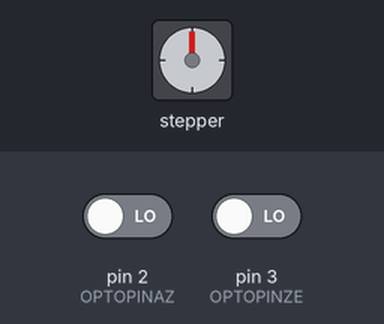
Simulated run of this sketch. Board: Arduino Uno, built with avr-gcc and run on an emulated ATmega328P. On the bench: stepper motor. Wiring (inferred from the names in the program): stepper motor (200 steps per turn assumed): coils pin 4, pin 5, pin 6, pin 7; DS1307 clock at I2C address 0x68. Inputs (shaded band) come from the test bench; at power-on: pin 2 (OPTOPINAZ) LOW, pin 3 (OPTOPINZE) LOW. The local clock reads 2024-03-15 10:24:30 at power-on unless the sketch sets it; what the sketch prints to the serial monitor is not drawn.

Above: at 0.8 s.
0.9 s: pin 2 (OPTOPINAZ) driven HIGH and pin 3 (OPTOPINZE) driven HIGH
Timing chart, 0 to 23.7 s (numbered marks = the images above; inputs shaded):
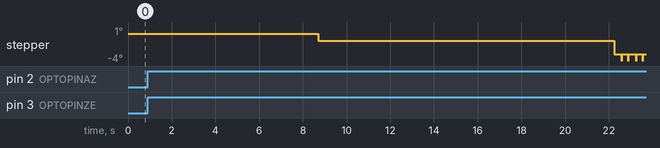

Measured:
- after the input at 0.9 s, stepper: 0° → -1° after 7.8 s, then repeats every 0.64 s: -3° 0.33 s, -4° 0.01 s, -3° 0.29 s, -4° 0.01 s

The sketch:

Trevors_Code.ino
```cpp
#include <Wire.h>
//Define Pins
#define OPTOPINAZ 2 //Optical Sensor Azimuth
#define OPTOPINZE 3 //Optical Sensor Zenith
#define MOTZECWCCW 5 //Motor Zenith Direction
#define MOTZECLK 4 //Motor Zenith Pulse
#define MOTAZCWCCW 7 //Motor Azimuth Direction
#define MOTAZCLK 6 //Motor Aziumuth Pulse
//Constants
#define ASCIIZERO 48 // '0' = 48
#define pi 3.1415926535897932384
#define twoPI (2.0*pi)
#define rad (pi/180.0)
#define dEarthRadius 6371.01 // in km
#define dAstroUnit 149597890 // in km
//Paramaters
#define MAXAZHOMESTEP 7200 // 1 Rev * 200 Steps / rev * 20:1 worm
#define MAXZEHOMESTEP 4000 // 0.5 Rev * 200 Steps / rev * 5.5:1 gear
#define ANGLEAZHOME 22.5 // AZ home position = East = +90 degrees
#define ANGLEZEHOME 0 // ZE home position = Horizon = +90 degrees
#define STEPDLY 2 //Default 5
#define StepDelayHomeAZ 1
#define StepDelayHomeZE 5
#define StepDelayMoveAZ 3
#define StepDelayMoveZE 10
#define STEPSPERDEGAZ 20.0 // 1.8 deg per step and 36:1 reduction worm gear for Azimuth
#define STEPSPERDEGZE 22.22 // 1.8 deg per step and 5.5:1 gear reduction for Zenith
#define NormalControlFrequency 10000
#define DebugControlFrequency 100
#define DebugMultiplier 30
//Initialize structures
struct cTime {
	int iYear;
	int iMonth;
	int iDay;
	double dHours;
	double dMinutes;
	double dSeconds;
};
struct cLocation {
	double dLongitude;
	double dLatitude;
};
struct cSphereCoordinates {
	double dZenithAngle;
	double dAzimuth;
};
//Initialize Variables
int iErrorAZFlag; // error flag homing AZ
int iErrorZEFlag; // error flag homing ZE
double dAngleAZ; //Current AngleAZ
double dAngleZE; //Current AngleZE
int iDeltaStepsAZ;
int iDeltaStepsZE;
int Mode = 0;
const double MCMASTERLATITUDE = 43.260181;
const double MCMASTERLONGITUDE = -79.920892;
int ControlFrequency = NormalControlFrequency;
struct cTime utcTime;
struct cLocation utcLocation;
struct cSphereCoordinates utcSunCoordinates;
struct cSphereCoordinates utcTargetCoordinates;
struct cSphereCoordinates utcHelioCoordinates;

void setup()
{
// setup serial communication
	Serial.begin(9600);
	Wire.begin();
	Serial.println("SolarTracker");
	Serial.println("Serial Connection initalized");
	Serial.println("");
//Setup I/O
	pinMode(MOTAZCWCCW, OUTPUT); // AZ motor
	pinMode(MOTAZCLK, OUTPUT);
	pinMode(OPTOPINAZ, INPUT); // opto slot sensor AZ
	pinMode(MOTZECWCCW, OUTPUT); // EL motor
	pinMode(MOTZECLK, OUTPUT);
	pinMode(OPTOPINZE, INPUT); // opto slot sensor ZE
//Set Coordinates
	utcLocation.dLatitude = MCMASTERLATITUDE;
	utcLocation.dLongitude = MCMASTERLONGITUDE;
	Serial.println("Location: McMaster University, Hamilton, ON");
	Serial.print(" Latitude (Degrees): "); Serial.println(utcLocation.dLatitude);
	Serial.print(" Longitude (Degrees): "); Serial.println(utcLocation.dLongitude);
//Set time
//setTime();

// home the AZ stepper by looking for blocked opto slot, when home = East = 90 degrees = 1800 steps
	homeAzimuth();
// home the Zenith stepper
homeZenith();
//Init Time
	getCurrentTime();
	setDebugMode();
	Mode = 1;
} // end setup()
void loop() {
	if (iErrorAZFlag || iErrorZEFlag) {
		Serial.println("One of the stages failed to home");
	}
	else {
		getCurrentTime();
		Tracking();
	}
	delay(ControlFrequency);
}
void setDebugMode() {
  Mode = 1;
  ControlFrequency = DebugControlFrequency;
  utcTime.dMinutes = 0x00;
  utcTime.dHours = 0x00;
  utcTime.dSeconds = 0x00;
  utcTime.iDay = 0x1E;
  utcTime.iMonth = 0x0B;
  utcTime.iYear = 0x11;
}
void setTime() {
// set the time - below corresponds to Monday, August 19, 2013, 17:40 UTC (1:40pm DST in Hamilton)
	Serial.println("Set time ");
	Wire.beginTransmission(0x68);
	Wire.write(0); // point to address of the timekeeping registers
	Wire.write(0x00); // set seconds
	Wire.write(0x37); // set minutes
	Wire.write(0x80 | 0x15); // set hours 24 mode
	Wire.write(0x03); // day of week
	Wire.write(0x21); // date
	Wire.write(0x11); // month
	Wire.write(0x15); // year 00-00
	Wire.write(0x10); // provide 1 Hz square wave on pin 7
	Wire.endTransmission();
}
void homeAzimuth() {
// Serial.println("Homing the Azimuth-tracking stage to 90 degrees (East of North)");
	digitalWrite(MOTAZCWCCW, HIGH); // always go home CCW = HIGH
	for (int iCount = 0; iCount <= MAXAZHOMESTEP; iCount++)
	{
		if (digitalRead(OPTOPINAZ)) {
//Serial.println("Azimuth-tracking stage home");
			dAngleAZ = ANGLEAZHOME;
			iErrorAZFlag = 0;
			break; // HIGH is blocked (home)
		}
//Take a step
		digitalWrite(MOTAZCLK, HIGH); // STEP 1.8 DEG (with 36 reduction = 0.05 deg)
		delay(StepDelayHomeAZ);
		digitalWrite(MOTAZCLK, LOW);
		delay(StepDelayHomeAZ);
		if (iCount == MAXAZHOMESTEP) {
			iErrorAZFlag = 1;
			Serial.println("Azimuth-tracking stage didn't get home");
		}
	}
}
void homeZenith() {
//Serial.println("Homing the Zenith-tracking stage to 90 degrees (Horizon)");
	digitalWrite(MOTZECWCCW, LOW); // always go home CW = LOW
	for (int iCount = 0; iCount <= MAXZEHOMESTEP; iCount++)
	{
		if (digitalRead(OPTOPINZE)) {
//Serial.println("Zenith-tracking stage home");
			dAngleZE = ANGLEZEHOME;
			iErrorZEFlag = 0;
			break;
		}
//Take a step
		digitalWrite(MOTZECLK, HIGH);
		delay(StepDelayHomeZE);
		digitalWrite(MOTZECLK, LOW);
		delay(StepDelayHomeZE);
		if (iCount == MAXZEHOMESTEP) {
			iErrorZEFlag = 1;
			Serial.println("Zenith-tracking stage didn't get home");
		}
	}
}
byte convertHEX(byte value) {
//This works for decimal 0-99
	return ((value / 16 * 10) + (value % 16));
} // end convertHEX
void getCurrentTime() {
	if (Mode) {
		Serial.println("Debug Mode");
		utcTime.dMinutes += DebugMultiplier;
		if (utcTime.dMinutes > 59) {
			utcTime.dMinutes -= 60;
			utcTime.dHours++;
		}
		if (utcTime.dHours > 23) {
			utcTime.dHours -= 24;
			utcTime.iDay++;
		}
	}
	else {
		Serial.println("Normal Mode");
		Wire.beginTransmission(0x68);
		Wire.write(0); // point to address of the timekeeping registers
		Wire.endTransmission();
		Wire.requestFrom(0x68, 7); // request 7 bytes from DS1307
		utcTime.dSeconds = convertHEX(Wire.read());
		utcTime.dMinutes = convertHEX(Wire.read());
		utcTime.dHours = convertHEX(Wire.read());
		Wire.read(); // disregard the day of the week
		utcTime.iDay = convertHEX(Wire.read());
		utcTime.iMonth = convertHEX(Wire.read());
		utcTime.iYear = 2000 + convertHEX(Wire.read());
	}
	Serial.println("-----------------------------------------------------");
	Serial.println("Universal Coordinate Time");
	Serial.print(" Time (Hh:Mm:Ss): ");
	if ((int)utcTime.dHours < 10) Serial.print("0");
	Serial.print((int)utcTime.dHours, DEC);
	Serial.print(":");
	if ((int)utcTime.dMinutes < 10) Serial.print("0");
	Serial.print((int)utcTime.dMinutes, DEC);
	Serial.print(":");
	if (utcTime.dSeconds < 10) Serial.print("0");
	Serial.println((int)utcTime.dSeconds, DEC);
	Serial.print(" Date (Dd/Mm/YYYY) ");
	if (utcTime.iDay < 10) Serial.print("0");
	Serial.print(utcTime.iDay, DEC);
	Serial.print("/");
	if (utcTime.iMonth < 10) Serial.print("0");
	Serial.print(utcTime.iMonth, DEC);
	Serial.print("/");
	if (utcTime.iYear < 10) Serial.print("0");
	Serial.println(utcTime.iYear, DEC);
	Serial.println("");
} // end getCurrentTime()
void Tracking() {
	SunPos(utcTime, utcLocation, &utcSunCoordinates); // get the solar vector
	Serial.println("Solar Vector:");
	Serial.print(" Azimuth = "); Serial.println(utcSunCoordinates.dAzimuth);
	Serial.print(" Zenith = "); Serial.println(utcSunCoordinates.dZenithAngle);
	if (utcSunCoordinates.dZenithAngle > 80.0)
	{
		Serial.println(" The sun has set - no update");
		homeAzimuth();
		homeZenith();
	}
	else
	{
		iDeltaStepsAZ = (int)((utcSunCoordinates.dAzimuth - dAngleAZ) * STEPSPERDEGAZ);
		Serial.print(" iDeltaStepsAZ= "); Serial.println(iDeltaStepsAZ);
		MoveMotorAZ(iDeltaStepsAZ);
		iDeltaStepsZE = (int)((utcSunCoordinates.dZenithAngle - dAngleZE) * STEPSPERDEGZE);
		Serial.print(" iDeltaStepsZE= "); Serial.println(iDeltaStepsZE);
		MoveMotorZE(iDeltaStepsZE);
	}
}
void MoveMotorAZ(int iDeltaStepsAZ) {
	int iCount;
//Serial.print("Moving Azimuth motor this many steps: ");
//Serial.println(iDeltaStepsAZ);
	if (iDeltaStepsAZ == 0)
	{
		return;
	} // end if
	if (iDeltaStepsAZ > 0)
	{
		digitalWrite(MOTAZCWCCW, LOW); // positive CW = LOW
	}
	else
	{
		iDeltaStepsAZ = -iDeltaStepsAZ;
		digitalWrite(MOTAZCWCCW, HIGH); // negative CCW = HIGH
	} // end if
	delay(10);
	for (iCount = 0; iCount < iDeltaStepsAZ; iCount++)
	{
		digitalWrite(MOTAZCLK, HIGH); // STEP 1.8 DEG (with 36 reduction = 0.05 deg)
		delay(StepDelayMoveAZ);
		digitalWrite(MOTAZCLK, LOW);
		delay(StepDelayMoveAZ);
	}
	dAngleAZ = utcSunCoordinates.dAzimuth;
} // end MoveMotorAZ()
void MoveMotorZE(int iDeltaStepsZE) {
	int iCount;
//Serial.print("Moving Zenith motor this many steps: ");
//Serial.println(iDeltaStepsZE);
	if (iDeltaStepsZE == 0) {
		return;
	} // end if
	if (iDeltaStepsZE > 0) {
		digitalWrite(MOTZECWCCW, HIGH); // positive CW = LOW
	}
	else {
		iDeltaStepsZE = -iDeltaStepsZE;
		digitalWrite(MOTZECWCCW, LOW); // negative CCW = HIGH
	} // end if
	delay(10);
	for (iCount = 0; iCount < iDeltaStepsZE; iCount++)
	{
		digitalWrite(MOTZECLK, HIGH); // STEP 1.8 DEG (with 36 reduction = 0.05 deg)
		delay(StepDelayMoveZE);
		digitalWrite(MOTZECLK, LOW);
		delay(StepDelayMoveZE);
	} // end for
	dAngleZE = utcSunCoordinates.dZenithAngle;
} // end MoveMotorZE()
void CurrentTime() {
	int iBytesAvail; // number of bytes available from time-of-day clock
// read the time
	Wire.beginTransmission(0x68);
	Wire.write(0); // point to address of the timekeeping registers
	Wire.endTransmission();
	Wire.requestFrom(0x68, 7); // request 7 bytes from DS1307
	iBytesAvail = Wire.available();
//Serial.print("Wire.available: ");
//Serial.println(iBytesAvail);
	utcTime.dSeconds = convertHEX(Wire.read());
	utcTime.dMinutes = convertHEX(Wire.read());
	utcTime.dHours = convertHEX(Wire.read());
	Wire.read(); // disregard the day of the week
	utcTime.iDay = convertHEX(Wire.read());
	utcTime.iMonth = convertHEX(Wire.read());
	utcTime.iYear = 2000 + convertHEX(Wire.read());
	Serial.println("");
	Serial.println("Universal Coordinated Time");
	Serial.print(" Time (HH:MM:SS): ");
	if ((int)utcTime.dHours < 10) Serial.print("0");
	Serial.print((int)utcTime.dHours, DEC);
	Serial.print(":");
	if ((int)utcTime.dMinutes < 10) Serial.print("0");
	Serial.print((int)utcTime.dMinutes, DEC);
	Serial.print(":");
	if (utcTime.dSeconds < 10) Serial.print("0");
	Serial.println((int)utcTime.dSeconds, DEC);
	Serial.print(" Date (DD/MM/YYYY) ");
	if (utcTime.iDay < 10) Serial.print("0");
	Serial.print(utcTime.iDay, DEC);
	Serial.print("/");
	if (utcTime.iMonth < 10) Serial.print("0");
	Serial.print(utcTime.iMonth, DEC);
	Serial.print("/");
	if (utcTime.iYear < 10) Serial.print("0");
	Serial.println(utcTime.iYear, DEC);
} // end CurrentTime()
void SunPos(struct cTime utcTime, struct cLocation utcLocation, struct cSphereCoordinates *utcSunCoordinates)
{
// Main variables
	double dElapsedJulianDays;
	double dDecimalHours;
	double dEclipticLongitude;
	double dEclipticObliquity;
	double dRightAscension;
	double dDeclination;
// Auxiliary variables
	double dY;
	double dX;
// Calculate difference in days between the current Julian Day
// and JD 2451545.0, which is noon 1 January 2000 Universal Time
	{
		double dJulianDate;
		long int liAux1;
		long int liAux2;
// Calculate time of the day in UT decimal hours
		dDecimalHours = utcTime.dHours + (utcTime.dMinutes
		                                  + utcTime.dSeconds / 60.0 ) / 60.0;
// Calculate current Julian Day
		liAux1 = (utcTime.iMonth - 14) / 12;
		liAux2 = (1461 * (utcTime.iYear + 4800 + liAux1)) / 4 + (367 * (utcTime.iMonth
		         - 2 - 12 * liAux1)) / 12 - (3 * ((utcTime.iYear + 4900
		                                     + liAux1) / 100)) / 4 + utcTime.iDay - 32075;
		dJulianDate = (double)(liAux2) - 0.5 + dDecimalHours / 24.0;
// Calculate difference between current Julian Day and JD 2451545.0
		dElapsedJulianDays = dJulianDate - 2451545.0;
	}
// Calculate ecliptic coordinates (ecliptic longitude and obliquity of the
// ecliptic in radians but without limiting the angle to be less than 2*Pi
// (i.e., the result may be greater than 2*Pi)
	{
		double dMeanLongitude;
		double dMeanAnomaly;
		double dOmega;
		dOmega = 2.1429 - 0.0010394594 * dElapsedJulianDays;
		dMeanLongitude = 4.8950630 + 0.017202791698 * dElapsedJulianDays; // Radians
		dMeanAnomaly = 6.2400600 + 0.0172019699 * dElapsedJulianDays;
		dEclipticLongitude = dMeanLongitude + 0.03341607 * sin( dMeanAnomaly )
		                     + 0.00034894 * sin( 2 * dMeanAnomaly ) - 0.0001134
		                     - 0.0000203 * sin(dOmega);
		dEclipticObliquity = 0.4090928 - 6.2140e-9 * dElapsedJulianDays
		                     + 0.0000396 * cos(dOmega);
	}
// Calculate celestial coordinates ( right ascension and declination ) in radians
// but without limiting the angle to be less than 2*Pi (i.e., the result may be
// greater than 2*Pi)
	{
		double dSin_EclipticLongitude;
		dSin_EclipticLongitude = sin( dEclipticLongitude );
		dY = cos( dEclipticObliquity ) * dSin_EclipticLongitude;
		dX = cos( dEclipticLongitude );
		dRightAscension = atan2( dY, dX );
		if (dRightAscension < 0.0)
		{
			dRightAscension = dRightAscension + twoPI;
		}
		dDeclination = asin( sin( dEclipticObliquity ) * dSin_EclipticLongitude );
	}
// Calculate local coordinates (azimuth and zenith angle) in degrees
	{
		double dGreenwichMeanSiderealTime;
		double dLocalMeanSiderealTime;
		double dLatitudeInRadians;
		double dHourAngle;
		double dCos_Latitude;
		double dSin_Latitude;
		double dCos_HourAngle;
		double dParallax;
		dGreenwichMeanSiderealTime = 6.6974243242 +
		                             0.0657098283 * dElapsedJulianDays
		                             + dDecimalHours;
		dLocalMeanSiderealTime = (dGreenwichMeanSiderealTime * 15
		                          + utcLocation.dLongitude) * rad;
		dHourAngle = dLocalMeanSiderealTime - dRightAscension;
		dLatitudeInRadians = utcLocation.dLatitude * rad;
		dCos_Latitude = cos( dLatitudeInRadians );
		dSin_Latitude = sin( dLatitudeInRadians );
		dCos_HourAngle = cos( dHourAngle );
		utcSunCoordinates->dZenithAngle = (acos( dCos_Latitude * dCos_HourAngle
		                                   * cos(dDeclination) + sin( dDeclination ) * dSin_Latitude));
		dY = -sin( dHourAngle );
		dX = tan( dDeclination ) * dCos_Latitude - dSin_Latitude * dCos_HourAngle;
		utcSunCoordinates->dAzimuth = atan2( dY, dX );
		if (utcSunCoordinates->dAzimuth < 0.0)
		{
			utcSunCoordinates->dAzimuth = utcSunCoordinates->dAzimuth + twoPI;
		}
		utcSunCoordinates->dAzimuth = utcSunCoordinates->dAzimuth / rad;
// Parallax Correction
		dParallax = (dEarthRadius / dAstroUnit)
		            * sin(utcSunCoordinates->dZenithAngle);
		utcSunCoordinates->dZenithAngle = (utcSunCoordinates->dZenithAngle
		                                   + dParallax) / rad;
	}
} // end GetSunPos()
```
